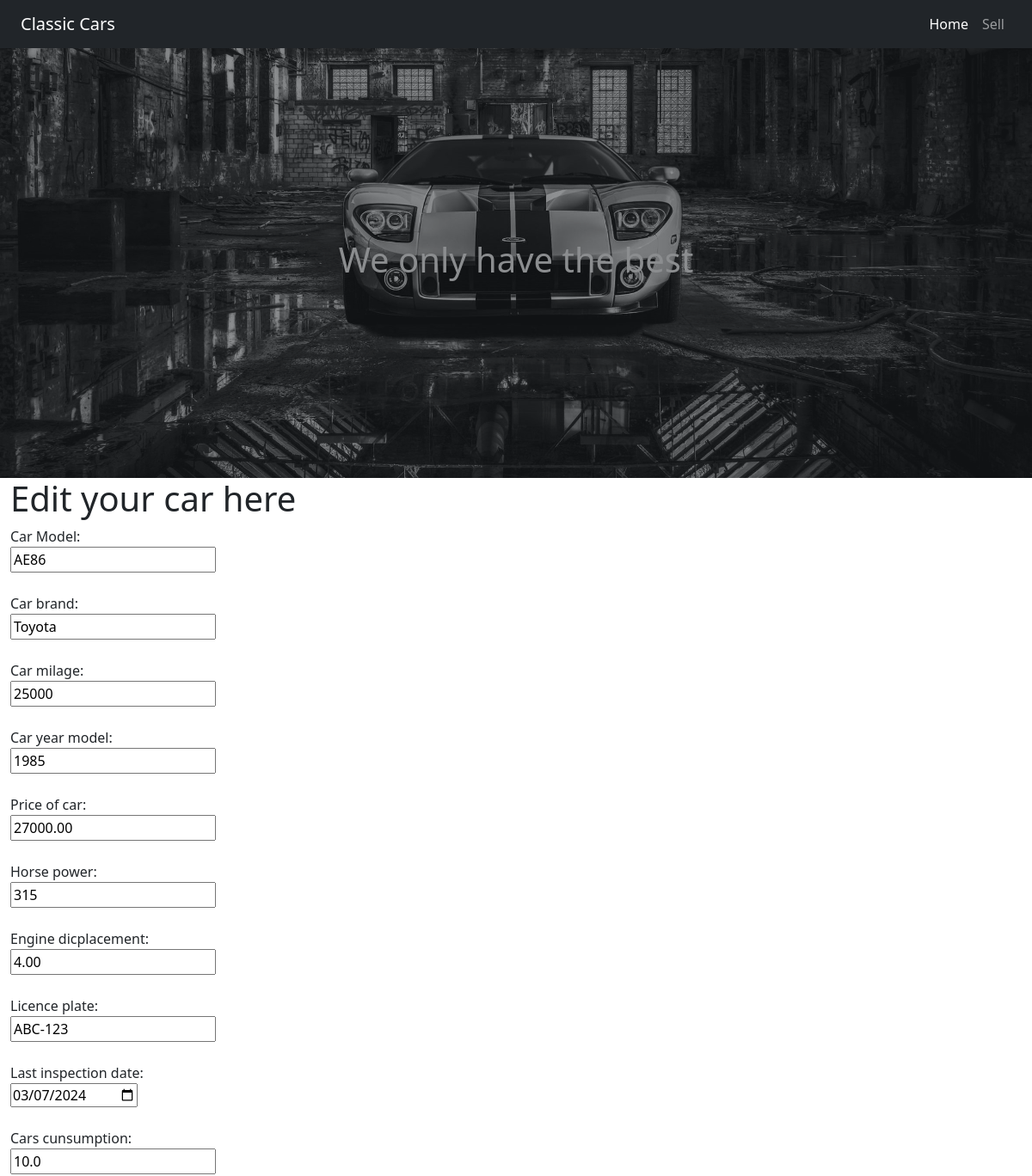
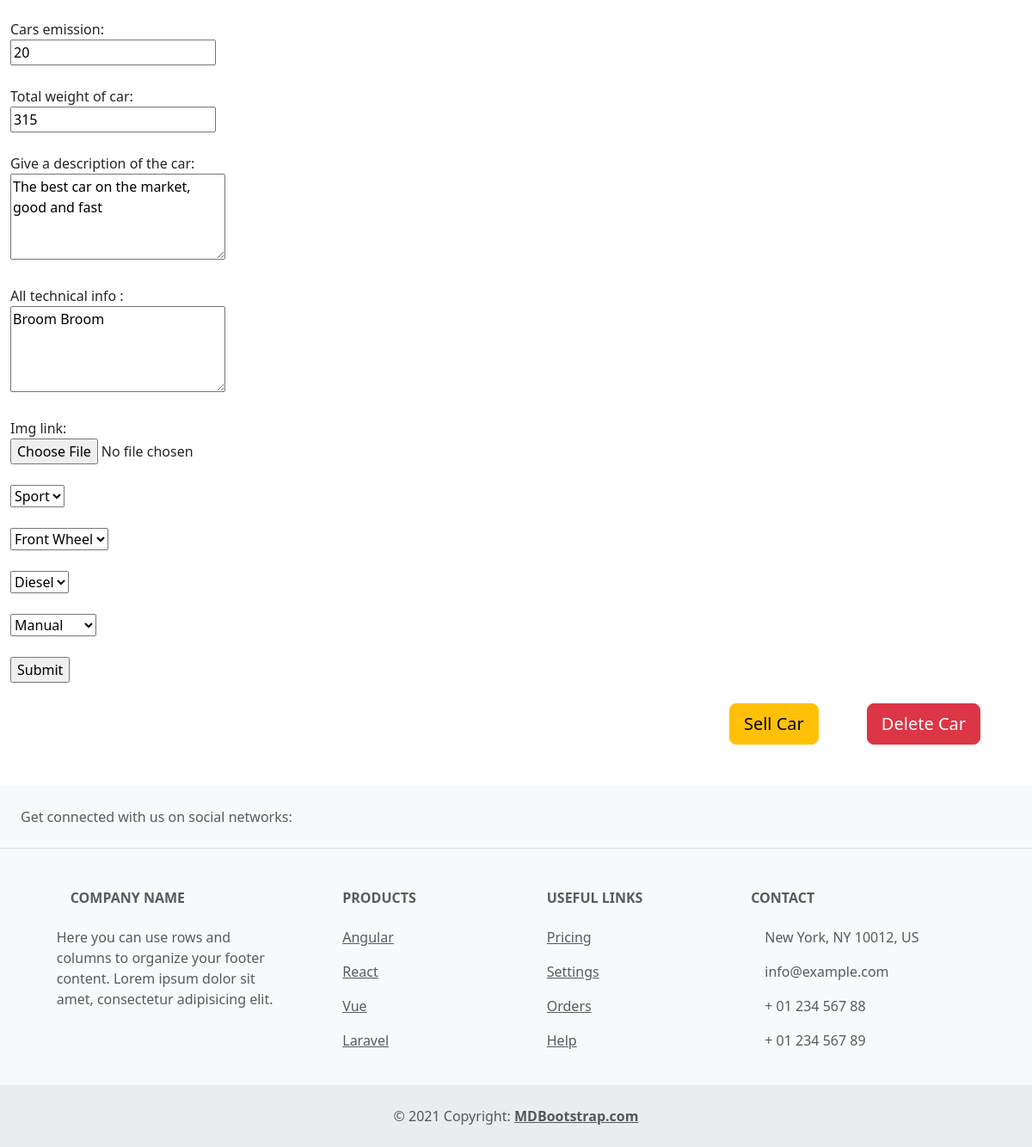
The page /editCar.php?pageid=58 on the database its author committed (2 pictures, top to bottom).
### tables this page shows
CREATE TABLE `table_cars` (
  `cars_id` int(11) NOT NULL,
  `cars_model` varchar(255) NOT NULL,
  `cars_brand` varchar(255) NOT NULL,
  `cars_milage` int(11) NOT NULL,
  `cars_model_year` year(4) NOT NULL,
  `cars_price` decimal(10,2) NOT NULL,
  `cars_hp` int(11) NOT NULL,
  `cars_dicplacement` decimal(4,2) NOT NULL,
  `cars_licence` varchar(255) NOT NULL,
  `cars_inpsection_date` date NOT NULL,
  `cars_cunsumption` decimal(3,1) NOT NULL,
  `cars_emission` int(11) NOT NULL,
  `cars_weight` int(11) NOT NULL,
  `cars_description` text NOT NULL,
  `cars_technical` text NOT NULL,
  `cars_img` varchar(255) NOT NULL,
  `cars_owner_fk` int(11) NOT NULL,
  `cars_fuel_fk` int(11) NOT NULL,
  `cars_trans_fk` int(11) NOT NULL,
  `cars_body_fk` int(11) NOT NULL,
  `cars_drive_fk` int(11) NOT NULL,
  `cars_sold_status` tinyint(1) NOT NULL
);

### editCar.php (the view, shortened to what this page needs)
<?php
include_once 'includes/config.php';
include_once 'includes/functions.php';
include_once 'includes/header.php';
$currentId = $_GET['pageid'];
$row = selectSingleCar($pdo, $currentId);
?>
<div class="container-fluid">
    <div class="row">
    <h1> Edit your car here </h2>
        <form action="" method="post" class="ml-5" enctype="multipart/form-data">
        <?php
echo "
    <label for='model'>Car Model:</label><br>
  <input type='text' id='model' name='model' value='{$row['cars_model']}' required='required'><br><br>
  <label for='brand'>Car brand:</label><br>
  <input type='text' id='brand' name='brand' value='{$row['cars_brand']}' required='required'><br><br>
  <label for='milage'>Car milage:</label><br>
  <input type='text' id='milage' name='milage' value='{$row['cars_milage']}' required='required'><br><br>
  <label for='model_year'>Car year model:</label><br>
  <input type='text' id='model_year' name='model_year' value='{$row['cars_model_year']}' required='required'><br><br>
  <label for='price'>Price of car:</label><br>
  <input type='text' id='price' name='price' value='{$row['cars_price']}' required='required'><br><br>
  <label for='hp'>Horse power:</label><br>
  <input type='text' id='hp' name='hp' value='{$row['cars_hp']}'><br><br>
  <label for='dicplacement'>Engine dicplacement:</label><br>
  <input type='text' id='dicplacement' name='dicplacement' value='{$row['cars_dicplacement']}'><br><br>
  <label for='licence'>Licence plate:</label><br>
  <input type='text' id='licence' name='licence' value='{$row['cars_licence']}'><br><br>
  <label for='inspection_date'>Last inspection date:</label><br>
  <input type='date' id='inspection_date' name='inspection_date' value='{$row['cars_inpsection_date']}'><br><br>
  <label for='cunsumption'>Cars cunsumption:</label><br>
  <input type='text' id='cunsumption' name='cunsumption' value='{$row['cars_cunsumption']}'><br><br>
  <label for='emission'>Cars emission:</label><br>
  <input type='text' id='emission' name='emission' value='{$row['cars_emission']}'><br><br>
  <label for='car_weight'>Total weight of car:</label><br>
  <input type='text' id='car_weight' name='car_weight' value='{$row['cars_weight']}'><br><br>
  <label for='car_description'>Give a description of the car:</label><br>
  <textarea type='text' id='car_description' name='car_description' style='width: 250px; height: 100px;' >{$row['cars_description']}</textarea><br><br>
  <label for='technical'>All technical info :</label><br>
  <textarea type='text' id='technical' name='technical' style='width: 250px; height: 100px;'>{$row['cars_technical']}</textarea><br><br>
  <label for='img'>Img link:</label><br>
  <input type='file' id='img' name='img' value=''><br><br>
  ";
  ?>
  <select name="body_fk">
  <select>
  <br>
  <br>
  <select name="drive_fk">
  <select>
  <br>
  <br>
  <select name="fuel_fk">
  <select>
<br>
<br>
  <select name="trans_fk">
  <select>
  <br><br>
  <input class="mb-4" name="update-page" type="submit" value="Submit">
</form>
</div>
    <div class="d-grid gap-2 d-md-flex justify-content-md-end me-5 mb-5">
      <form method="post">
        <?php echo "<a href='' name='sell-car' class='btn btn-warning btn-lg align-self-end me-5'  role='button'>Sell Car</a>";?>
      </form>
    <?php echo "<a href='deleteCar.php?pageid=$currentId' class='btn btn-danger btn-lg align-self-end'  role='button'>Delete Car</a>";?>
    </div>
</div>
<?php
include_once 'includes/footer.php';
?>

### rows shown on the page
table_cars: model "AE86", brand "Toyota", milage "25000", model_year "1985", price "27000.00", hp "315", dicplacement "4.00", licence "ABC-123", inspection_date "03/07/2024", cunsumption "10.0", emission "20", car_weight "315", car_description "The best car on the market, good and fast", technical "Broom Broom"

### other values the page prints
form field body_fk "Sport"
form field drive_fk "Front Wheel"
form field fuel_fk "Diesel"
form field trans_fk "Manual"
